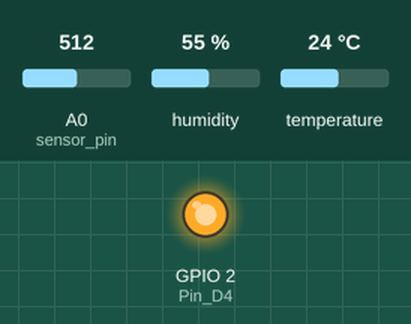
Bench run of a sketch on a simulated ESP8266 (NodeMCU). On the bench: output pins drawn as LEDs (lit = HIGH). The test bench sets the inputs (shaded band); at power-on: A0 (sensor_pin) = 512, humidity 55 %, temperature 24 °C. WiFi joins after 1.5 s; servers stay silent unless stated; what the sketch prints to the serial monitor is not drawn.

Above: at 2.7 s.
2.8 s: A0 (sensor_pin) set to 496
At 10.9 s:
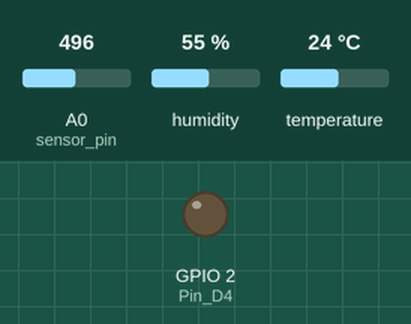
11.2 s: A0 (sensor_pin) set to 716
At 19.1 s:
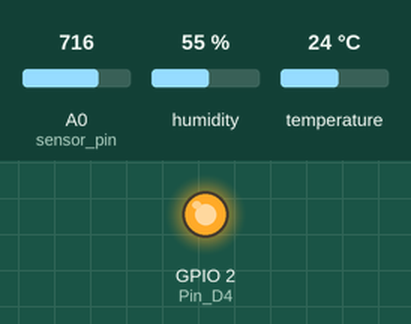
19.4 s: A0 (sensor_pin) set to 511
At 26.6 s:
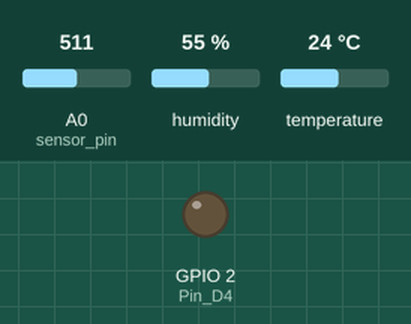
Timing chart, 0 to 28.1 s (numbered marks = the images above; inputs shaded):
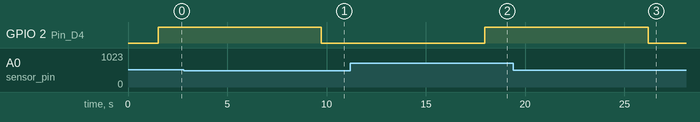

Measured:
- the behaviour switches between 512 and 511 on A0 (sensor_pin) (found by bisection; images 0 and 1)
- after the input at 2.8 s, GPIO 2 (Pin_D4): HIGH → LOW after 6.9 s
- after the input at 11.2 s, GPIO 2 (Pin_D4): LOW → HIGH after 6.8 s
- after the input at 19.4 s, GPIO 2 (Pin_D4): HIGH → LOW after 6.8 s

The sketch:

soil.ino
```cpp
#include "DHT.h"
#include <ESP8266WiFi.h>

DHT dht;
const int sensor_pin = A0;  /* Connect Soil moisture analog sensor pin to A0 of NodeMCU */
int Pin_D4 = 2;
const char* ssid     = "iotserver1";
const char* password = "iotserver12";
const static int Dd1 = 5;

const char* host = "vishakatex.in";
void setup() {
  Serial.begin(9600); /* Define baud rate for serial communication */
  Serial.println();
  Serial.println("Status\tHumidity (%)\tTemperature (C)\t(F)");
  dht.setup(Dd1);   /* D1 is used for data communication */
  pinMode(Pin_D4,OUTPUT);

  delay(10);
  Serial.println();
  Serial.print("connection to ");
  Serial.println(ssid);
  WiFi.begin(ssid,password);
  while (WiFi.status() != WL_CONNECTED)
  {
    delay(500);
    Serial.print(".");
  }
  Serial.println("WIFI Connected");
}

void loop() {
  float moisture_percentage;

  moisture_percentage = ( 100.00 - ( (analogRead(sensor_pin)/1023.00) * 100.00 ) );

  Serial.print("Soil Moisture(in Percentage) = ");
  Serial.print(moisture_percentage);
  Serial.println("%");
  String mtr = "";
  if (moisture_percentage<=50)
   {
    digitalWrite(Pin_D4,HIGH);
     Serial.print("HIGH");
     mtr = "ON";
    delay(10);
    }
  if (moisture_percentage>50)
   {
    digitalWrite(Pin_D4,LOW);
    Serial.print("LOW");
    mtr = "OFF";
    delay(10);
    }

  delay(dht.getMinimumSamplingPeriod()); /* Delay of amount equal to sampling period */
  float humidity = dht.getHumidity();/* Get humidity value */
  float temperature = dht.getTemperature();/* Get temperature value */
  Serial.print(dht.getStatusString());/* Print status of communication */
  Serial.print("\t");
  Serial.print(humidity, 1);
  Serial.print("\t\t");
  Serial.print(temperature, 1);
  Serial.print("\t\t");
  Serial.println(dht.toFahrenheit(temperature), 1);/* Convert temperature to Fahrenheit units */
  delay(5000);

  Serial.print("connecting to ");
  Serial.println(host);

  // Use WiFiClient class to create TCP connections
  WiFiClientSecure client;
  const int httpPort = 443; // 80 is for HTTP / 443 is for HTTPS!

  client.setInsecure();

  if (!client.connect(host, httpPort)) { //works!
    Serial.println("connection failed");
    return;
  }

  // We now create a URI for the request
  String url = "/agriculture/storedata.php?temp="+String(temperature)+"&soil="+String(moisture_percentage)+"&mtr="+String(mtr);


  Serial.print("Requesting URL: ");
  Serial.println(url);

  // This will send the request to the server
  client.print(String("GET ") + url + " HTTP/1.1\r\n" +
               "Host: " + host + "\r\n" +
               "Connection: close\r\n\r\n");

  Serial.println();
  delay(1000);
}
```
